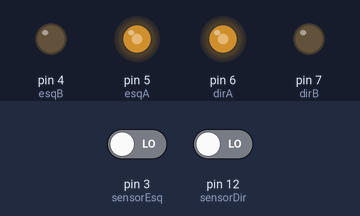
A sketch run on a simulated Arduino Uno, built with avr-gcc and run on an emulated ATmega328P. Shown: output pins drawn as LEDs (lit = HIGH). The test bench sets the inputs (shaded band); at power-on: pin 3 (sensorEsq) LOW, pin 12 (sensorDir) LOW.

Above: at 1.2 s.
1.3 s: pin 3 (sensorEsq) driven HIGH
At 2.5 s:
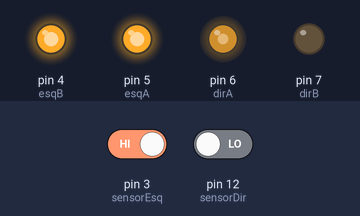
2.8 s: pin 12 (sensorDir) driven HIGH
At 3.9 s:
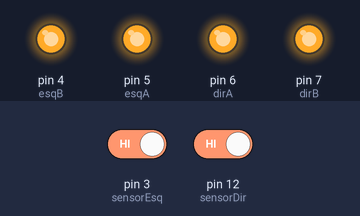
4.3 s: pin 3 (sensorEsq) driven LOW
At 5.0 s:
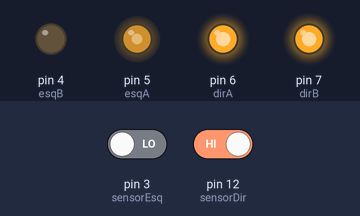
5.8 s: pin 12 (sensorDir) driven LOW
At 6.1 s:
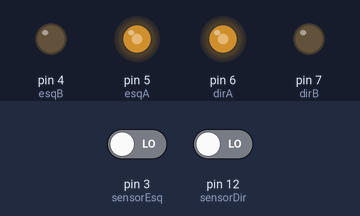
Timing chart, 0 to 8.3 s (numbered marks = the images above; inputs shaded):
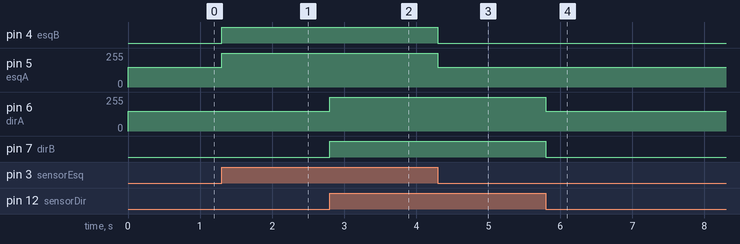

The sketch:

Projeto_Seguidor_de_Linha.ino
```cpp
int velA = 150; // velocidade usada para rodas no sentido LOW
int velB = 255 - velA; // velocidade usada para rodas no sentido HIGH
int dirB = 7; // porta usada para informar o sentido em que a roda direita irá girar
int dirA = 6; // porta pwm usada para controlar a velocidade da roda direita
int esqA = 5; // porta pwm usada para controlar a velocidade da roda esquerda
int esqB = 4; // porta usada para informar o sentido em que a roda esquerda irá girar
int sensorDir = 12; // porta do sensor infravermelho direito
int sensorEsq = 3; // porta do sensor infravermelho esquerdo
int Leitura_do_Sensor = 1; // leitura do sensor sobre uma superfície escura
// funções para movimentação do carrinho
void Parar() {
  digitalWrite(dirA, HIGH);
  digitalWrite(dirB, HIGH);
  digitalWrite(esqA, HIGH);
  digitalWrite(esqB, HIGH);
}
void Seguir_em_Frente() {
  digitalWrite(dirB, LOW);
  analogWrite(dirA, velA);
  //digitalWrite(dirB, HIGH);
  //analogWrite(dirA, velB);
  digitalWrite(esqB, LOW);
  analogWrite(esqA, velA);
  //digitalWrite(esqB, HIGH);
  //analogWrite(esqA, velB);
}
void Seguir_para_Esquerda() {
  digitalWrite(dirB, LOW);
  analogWrite(dirA, velA);
  //digitalWrite(dirB, HIGH);
  //analogWrite(dirA, velB);
  digitalWrite(esqA, HIGH);
  digitalWrite(esqB, HIGH);
}
void Seguir_para_Direita() {
  digitalWrite(dirB, HIGH);
  digitalWrite(dirA, HIGH);
  digitalWrite(esqB, LOW);
  analogWrite(esqA, velA);
  //analogWrite(esqA, velB);
  //digitalWrite(esqB, HIGH);
}
void setup(){
  for (int x = 4; x < 8; x++) pinMode(x, OUTPUT);
  pinMode(sensorDir, INPUT);
  pinMode(sensorEsq, INPUT);
}
void loop(){
  if (digitalRead(sensorEsq) == Leitura_do_Sensor && digitalRead(sensorDir) == !Leitura_do_Sensor) { // caso a leitura dos sensores seja 1 e !1 (1 e 0)
    Seguir_para_Esquerda();
  } else if (digitalRead(sensorEsq) == !Leitura_do_Sensor && digitalRead(sensorDir) == Leitura_do_Sensor) { // caso a leitura dos sensores seja !1 e 1 (0 e 1)
    Seguir_para_Direita();
  } else if (digitalRead(sensorEsq) == !Leitura_do_Sensor && digitalRead(sensorDir) == !Leitura_do_Sensor) { // caso a leitura dos sensores seja !1 e !1 (0 e 0)
    Seguir_em_Frente();
  } else { // caso a leitura dos sensores seja 1 e 1
    Parar();
  }
}
```

Measured:
- after the input at 1.3 s, pin 4 (esqB): LOW → HIGH at once; pin 5 (esqA): 150/255 → 255/255 at once
- after the input at 2.8 s, pin 6 (dirA): 150/255 → 255/255 at once; pin 7 (dirB): LOW → HIGH at once
- after the input at 4.3 s, pin 4 (esqB): HIGH → LOW at once; pin 5 (esqA): 255/255 → 150/255 at once
- after the input at 5.8 s, pin 6 (dirA): 255/255 → 150/255 at once; pin 7 (dirB): HIGH → LOW at once
